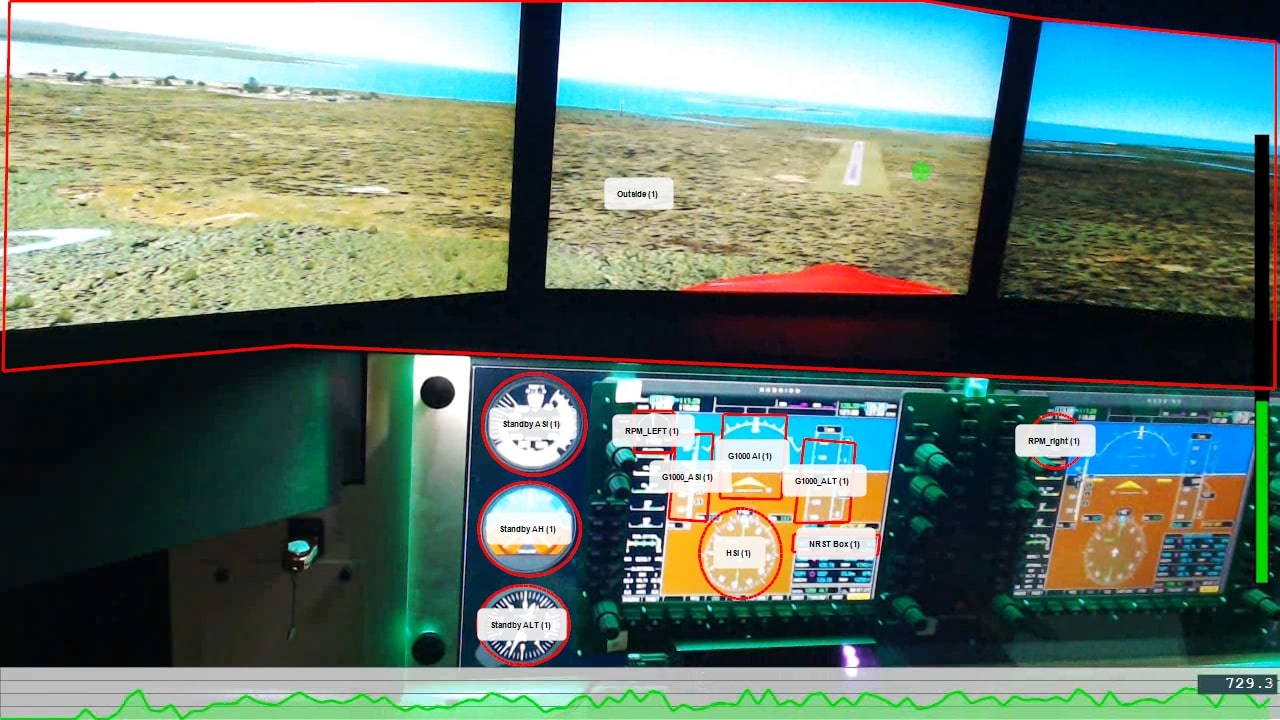
#> input picture flight.jpg, 1280 x 720 px
$ jupyter execute --allow-errors 'Intersection based method.ipynb'
#> lines starting #> are read from the running program, lines starting #| are printed output that depends on the picture; after the words box and inside, x2 and y2 are one past the last pixel; in counts of white or black regions, pixels touching at a corner belong together
[cell 1]
import numpy as np
import pandas as pd
import cv2
from matplotlib import pyplot as plt
from collections import defaultdict
import seaborn as sns
from tqdm import tqdm

# Define ROIs

[cell 2]
label = {"standby_ASI": [(534, 424), 50, "c"], # [(cx,cy), radius, type: "c" = circle]
         "standby_AH": [(528,530), 50, "c"],
         "standby_ALT": [(523, 626), 45, "c"],
         "RPM_LEFT": [(633, 411), (672, 451), "r"], #[(topleft_x,y), (bottomright_x,y), type: "r" = rectangle]
         "G1000_ASI": [(674, 432), (705, 525), "r"],
         "G1000_AI": [(720, 413), (790, 495), "r"],
         "HSI": [(742, 556), 45, "c"],
         "G1000_ALT": [(797, 428), (852, 523), "r"],
         "NRST_Box": [(792, 534), (876, 554), "r"],
         "RPM_RIGHT": [(1054, 440), 30, "c"],
         "outside": [(0,0), (1280, 350), "r"]}

[cell 3]
img = cv2.imread("flight.jpg")
#> img is the input picture: shape (720, 1280, 3); mean B, G, R 110.7, 121.8, 101

overlay = img.copy()
thickness = -1

# [11 lines of commented-out code are left out]

h,w,c = img.shape
#> h = 720; w = 1280; c = 3

[cell 4]
pdict = defaultdict()

[cell 5]
for key in label:
    if label[key][-1] == "c":
        mask = np.zeros((h,w), np.uint8)
        cv2.circle(mask,label[key][0], label[key][1],255,-1)
        points = np.where(mask==255)
        pdict[key] = points
    elif label[key][-1] == "r":
        mask = np.zeros((h,w), np.uint8)
        cv2.rectangle(mask,label[key][0], label[key][1],255,-1)
        points = np.where(mask==255)
        pdict[key] = points
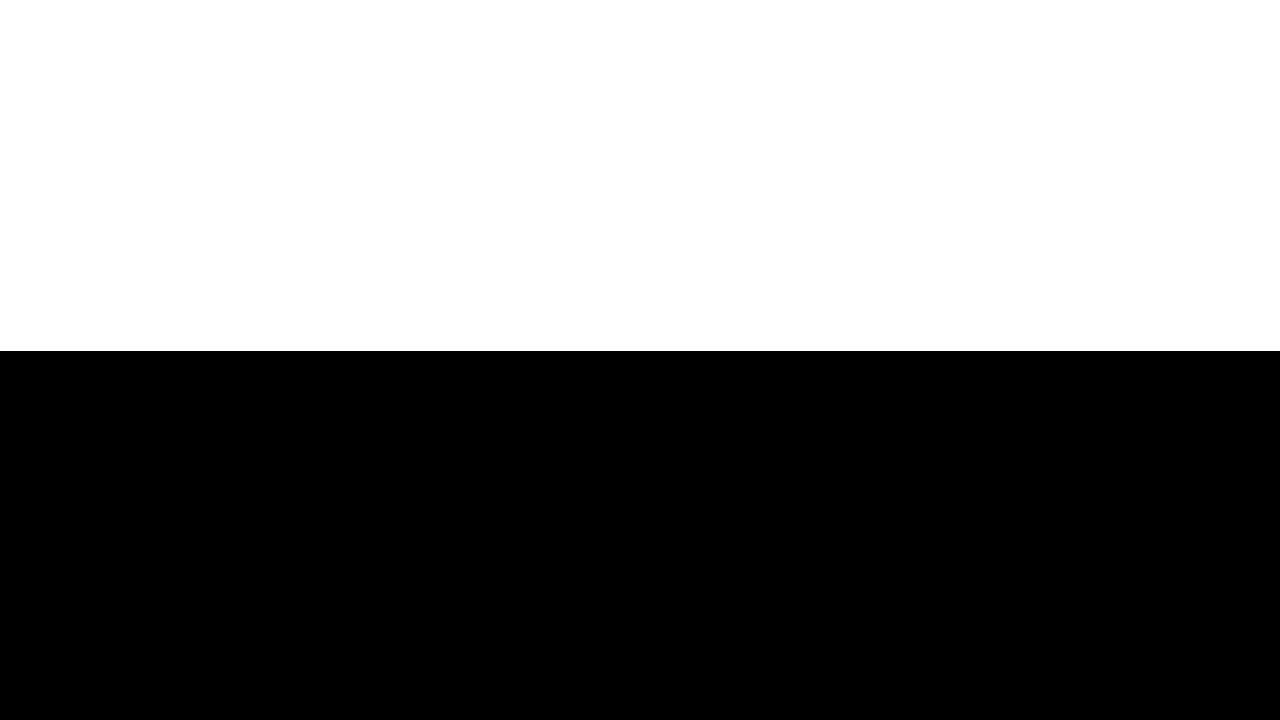
#> mask: shape (720, 1280); 48.8% white; 1 white region, box (x1, y1, x2, y2) and area: (0, 0, 1280, 351) 449280

[cell 6]
cdict = {}
for key in pdict:
    cdict[key] = np.mean(pdict[key], axis = 1)

[cell 7]
cdict["outside"][0] = 350
cdict["outside"]
#> Out = [350, 639.5]

[cell 8]
pdict["outside"]

[cell 9]
color = (0,255,0)

for key in pdict:
    overlay[pdict[key]] = color
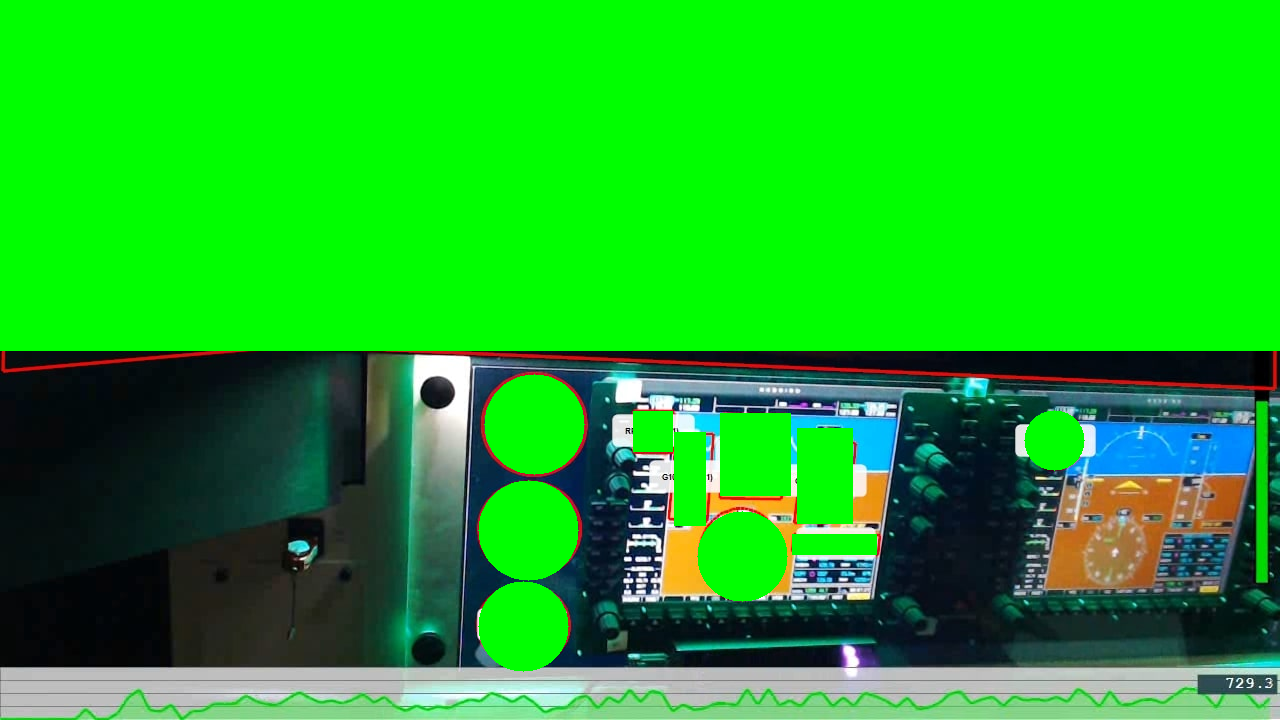
#> overlay: shape (720, 1280, 3); mean B, G, R 35.7, 177.5, 28.4

[cell 10]
alpha = 0.6

# Following line overlays transparent rectangle over the image
image_new = cv2.addWeighted(overlay, alpha, img, 1 - alpha, 0)
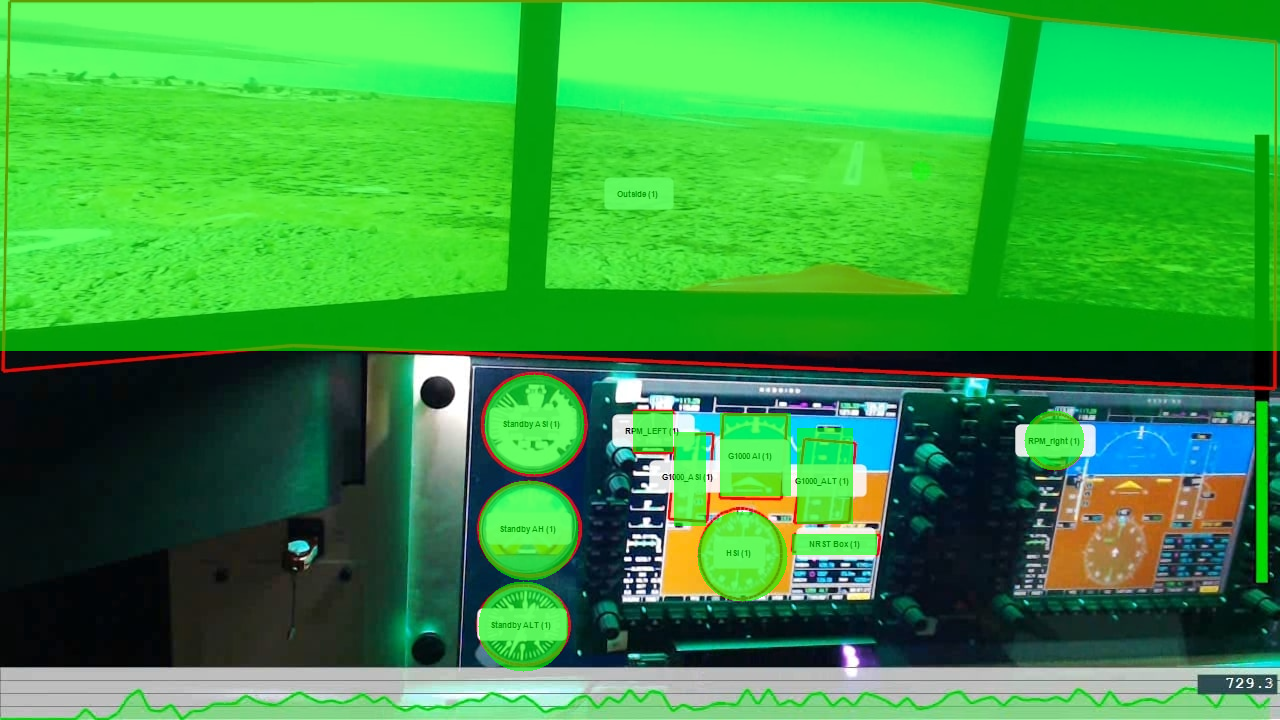
#> image_new: shape (720, 1280, 3); mean B, G, R 65.7, 155.2, 57.4

[cell 11]
figure =plt.figure(figsize=(16,10))
plt.imshow(cv2.cvtColor(img, cv2.COLOR_BGR2RGB))
plt.title('img')
plt.show()

# visualize gaze

[cell 12]
csv_file = "data/PISSS_ID_033_Approach Two Gaze-Vergence.csv"

#> (a cell that did not finish here is left out)

#> (a cell that did not finish here is left out)

[cell 15]
x_offset = 10
y_offset = 20

#> (the rest of this cell did not finish here and is left out)

#> (a cell that did not finish here is left out)

#> (a cell that did not finish here is left out)

[cell 18]
overlay = img.copy()
#> (the rest of this cell did not finish here and is left out)

[cell 19]
def dist(x,y): #between 2 points
    return (x[0]-y[0])**2 + (x[1]-y[1])**2

[cell 20]
def dist2(point, v1, v2, type="c"): #between points and rectange/cirle
    #point: x, y
    #v1,v2: topleft,bottomright if type = "r"
    #v1,v2: center (x,y),  if type = "c"
    d = 0
    if type == "r":
        dx = max(v1[0] - point[0], 0, point[0] - v2[0])
        dy = max(v1[1] - point[1], 0, point[1] - v2[1])

        d = np.sqrt(dx*dx + dy*dy)
    elif type == "c":
        d = np.sqrt((point[0]-v1[0])**2 + (point[1]-v1[1])**2) - v2

    return d

[cell 21]
# v1,v2,type = label['standby_ALT']
point = (400, 400)
d = [dist2((point[1],point[0]), v1,v2,type) for v1,v2,type in label.values()]
order = np.argsort(d)

print(d)
for o in order:
    print(list(label.keys())[o])
# print(order)

[cell 22]
l = []

#> (the rest of this cell did not finish here and is left out)

#> (a cell that did not finish here is left out)

[cell 24]
any((np.transpose(pdict["standby_ALT"])[:]==[365,827]).all(1))
#> Out = False

#> (a cell that did not finish here is left out)

# make video - gazes in ROIs

[cell 26]
vout = cv2.VideoWriter("sample.avi", cv2.VideoWriter_fourcc(*"MJPG"), 30,(w,h))

[cell 27]
img = cv2.imread("flight.jpg")
points = []
len_points = 20

for i in range(len(l)):
    if i%100==0:
        print(i)
    overlay = img.copy()

    color_no = (0,255,0)
    color_yes = (0,0,255)

    points.append(x[i])

    if len(points) >= len_points:
        points = points[1:]

    for p in points:
        overlay = cv2.circle(overlay, (p[1], p[0]), radius=3, color=(0, 0, 255), thickness=-1)

    for key in pdict:
        if key == l[i]:
            overlay[pdict[key]] = color_yes
        else:
            overlay[pdict[key]] = color_no

    frame = cv2.addWeighted(overlay, alpha, img, 1 - alpha, 0)

    vout.write(frame)
#> after the loop, points = []
vout.release()

# get time series signal

#> (a cell that did not finish here is left out)

#> (a cell that did not finish here is left out)

#> (a cell that did not finish here is left out)

[cell 31]
(534 + 554)/2

[cell 32]
(633, 411), (672, 451), 652,431

# Intersection method

[cell 33]
fovea_radius = 20
para_radius = 50

[cell 34]
def get_fovea_parafovea(point):
#> called with point = (650, 450)
    mask = np.zeros((h,w), np.uint8)
    cv2.circle(mask, point, para_radius, 255, -1)
#> mask: shape (720, 1280); 0.85% white; 1 white region, box (x1, y1, x2, y2) and area: (600, 400, 701, 501) 7845

    # mask = np.zeros((h,w), np.uint8)
    cv2.circle(mask, point, fovea_radius, 100, -1)
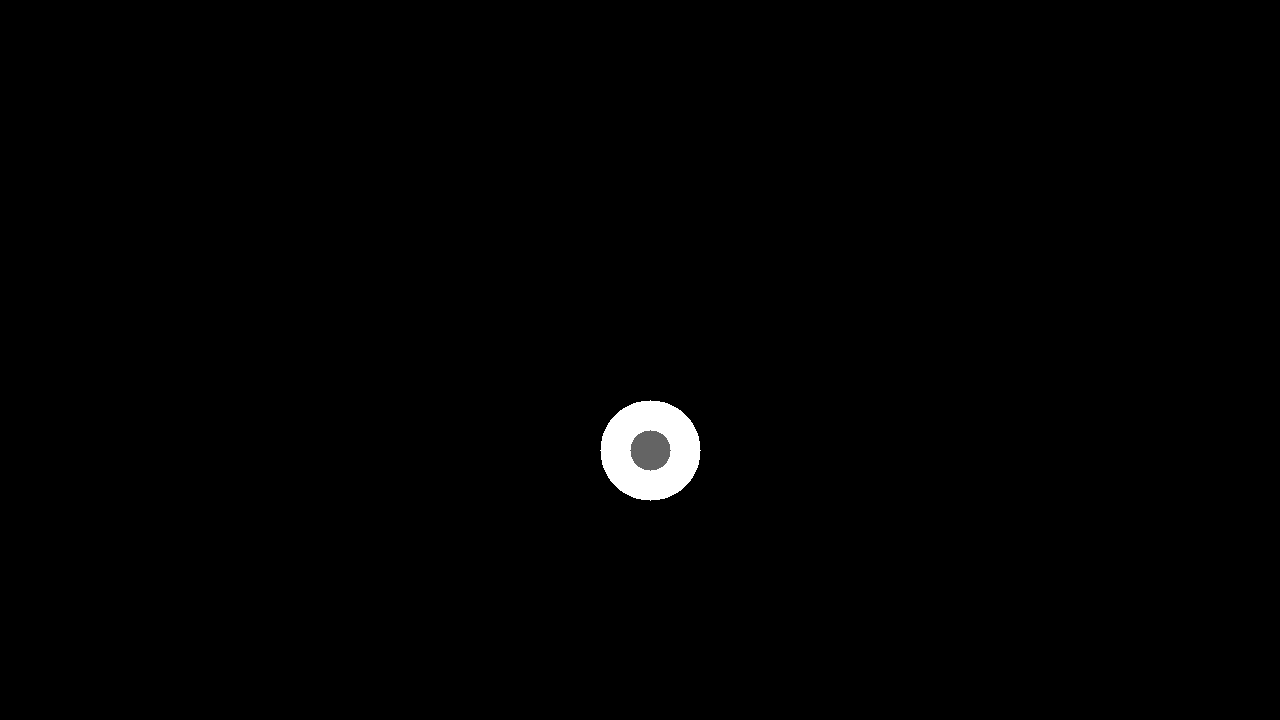
#> mask: shape (720, 1280); min 0, max 255, mean 2

    fovea = np.where(mask==100)
    parafovea = np.where(mask==255)

    return fovea, parafovea

[cell 35]
def count_intersect(A,B):
    aset = set([tuple(x) for x in A])
    bset = set([tuple(x) for x in B])
    C = np.array([x for x in aset & bset])

    return len(C)

[cell 36]
def calculate_intersect(point, ROI):
    fovea, parafovea = get_fovea_parafovea(point)
    fovea = np.transpose(fovea)
    parafovea = np.transpose(parafovea)
    ROI = np.transpose(ROI)

    ifovea = count_intersect(fovea, ROI)
#> ifovea = 0
    iparafovea = count_intersect(parafovea, ROI)
#> iparafovea = 0

    p = (ifovea*3 + iparafovea) / (len(fovea)*3 + len(parafovea))
#> p = 0

    return p

[cell 37]
point = (650, 450)

calculate_intersect(point, pdict["outside"])
#> Out = 0

$ run again, with cluster.png saved as flight.jpg
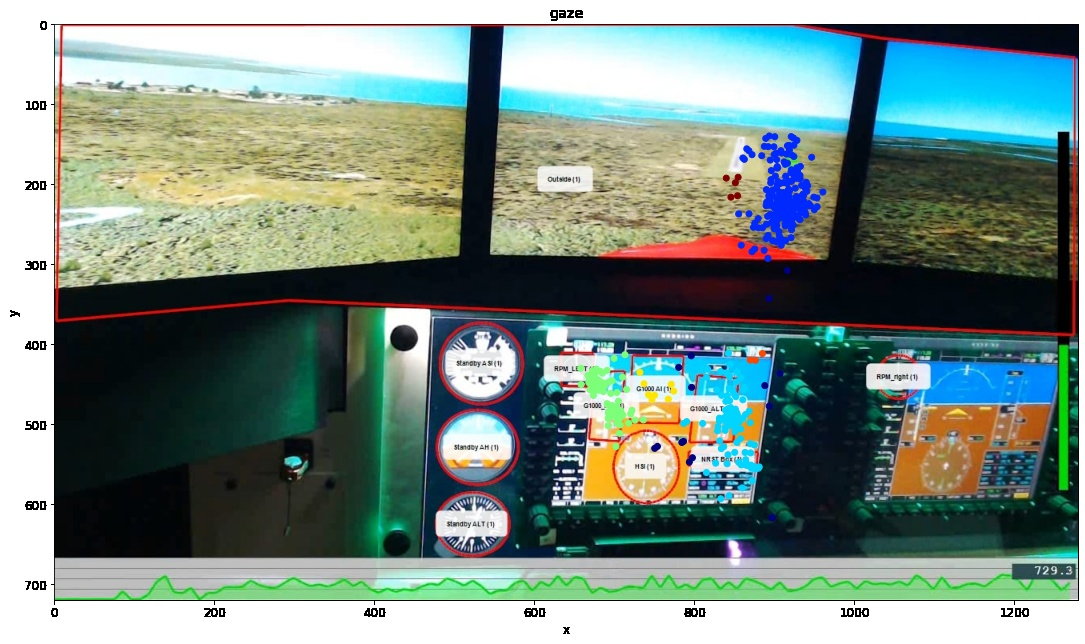
#> input picture cluster.png, 1085 x 644 px
#> img is the input picture: shape (644, 1085, 3); mean B, G, R 132.2, 140.1, 121.2
#> after the loop `for key in label:`:
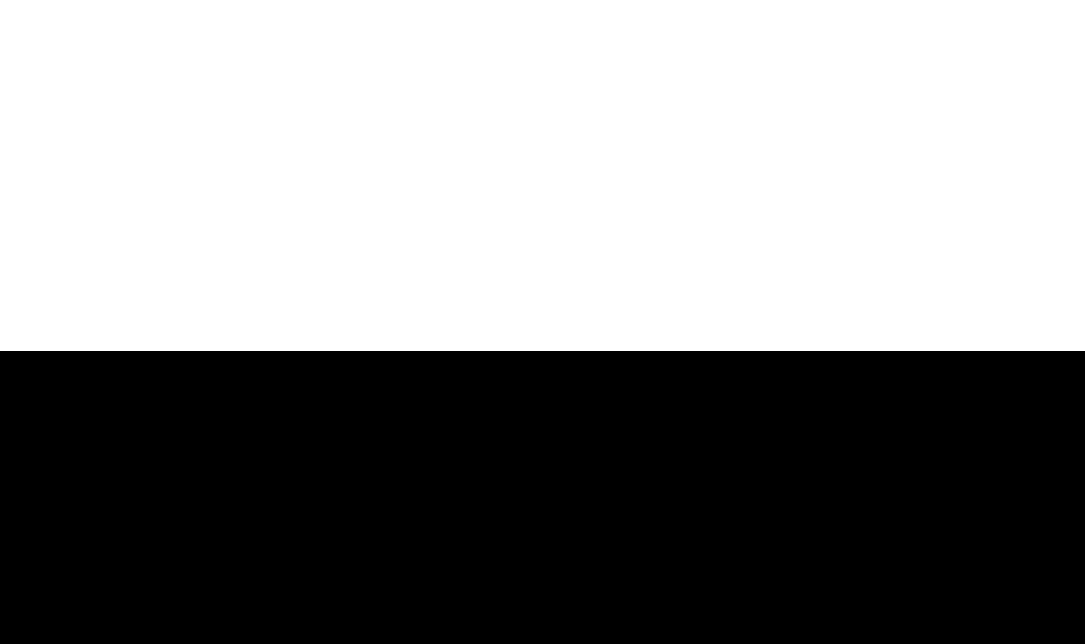
#> mask: shape (644, 1085); 54.5% white; 1 black region, box (x1, y1, x2, y2) and area: (0, 351, 1085, 644) 317905
#> after the loop `for i in range(len(l)):`: points = []
#> in get_fovea_parafovea, `cv2.circle(mask, point, fovea_radius, 100, -1)`:
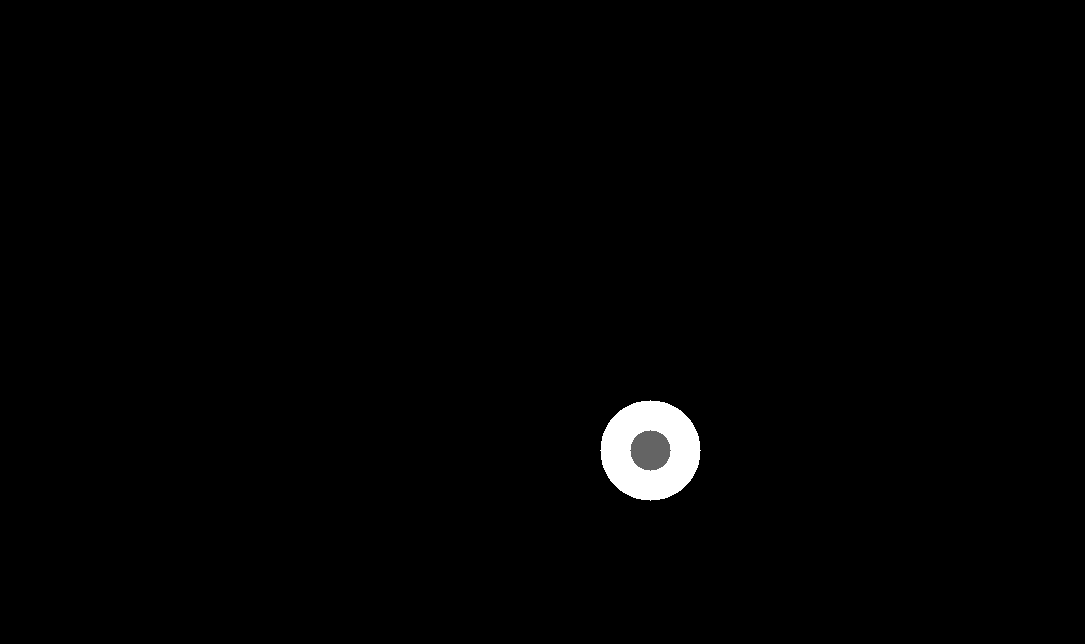
#> mask: shape (644, 1085); min 0, max 255, mean 2.6
